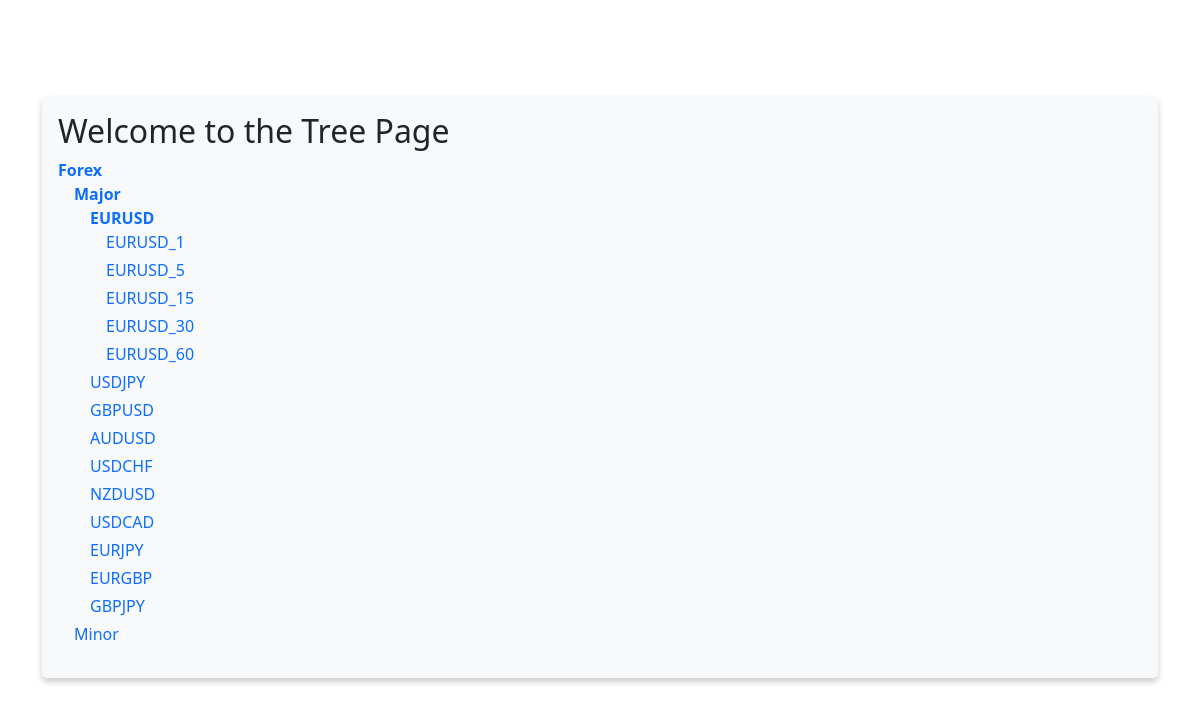
/tree_menu/?&main_menu=973, run on the app's committed database.
### tree_menu/models.py (models this page shows, shortened)
class MenuItem(models.Model):
    title = models.CharField(max_length=255, verbose_name='Menu item title')
    slug = models.SlugField(max_length=255, verbose_name="Menu item slug")
    menu = models.ForeignKey(
        Menu, blank=True, related_name='items', on_delete=models.CASCADE
    )
    parent = models.ForeignKey(
        'self', blank=True, null=True, related_name='childrens', on_delete=models.CASCADE
    )
    class Meta:
        verbose_name = 'Menu item'
        verbose_name_plural = 'Menu items'

### tree_menu/views.py (the view)
# urls.py: path('tree_menu/', IndexPageView.as_view(), name='index')
class IndexPageView(TemplateView):
    template_name = "tree_menu/index.html"
    def get_context_data(self, **kwargs) -> dict:
        context = super().get_context_data(**kwargs)
        context['menu'] = Menu.objects.filter(slug='main_menu').first()
        return context
    def get(self, request: HttpRequest, *args, **kwargs) -> HttpResponse:
        response = super().get(request, *args, **kwargs)
        print("Number of database queries: ", len(connection.queries))
        return response

### tree_menu/templatetags/draw_menu.py (called while the page is built)
def build_querystring(context: Context, menu: str) -> str:
    querystring_args = []
    for key in context['request'].GET:
        if key != menu:
            querystring_args.append(f"{key}={context['request'].GET[key]}")
    querystring = '&'.join(querystring_args)
    return querystring

def get_child_items(items_values, current_item_id, selected_item_id_list):
    item_list = [item for item in items_values.filter(parent_id=current_item_id)]
    for item in item_list:
        if item['id'] in selected_item_id_list:
            item['child_items'] = get_child_items(items_values, item['id'], selected_item_id_list)
    return item_list

def get_selected_item_id_list(parent: MenuItem, primary_item: List[MenuItem], selected_item_id: int) -> List[int]:
    selected_item_id_list = []
    while parent:
        selected_item_id_list.append(parent.id)
        parent = parent.parent
    if not selected_item_id_list:
        for item in primary_item:
            if item.id == selected_item_id:
                selected_item_id_list.append(selected_item_id)
    return selected_item_id_list

### templates/tree_menu/index.html (shortened to what this page needs)
{% extends 'base.html' %}
{% load draw_menu %}
{% block content %}
<h2> Welcome to the Tree Page </h2>
{% if menu %}
    {% draw_menu 'main_menu' %}
{% else %}
    <p>Меню не найдено.</p>
{% endif %}
{% endblock %}

### templates/tree_menu/tree_menu.html
<ul class="list-unstyled">
    {% for item in items %}
        <li class="mb-1">
            <a href="?{{ other_querystring }}&{{ menu }}={{ item.id }}" class="text-decoration-none {% if item.child_items %}fw-bold{% endif %}">{{ item.title }}</a>
            {% with item.child_items as children %}
                {% if children %}
                    <ul class="list-unstyled ms-3">
                        {% include 'tree_menu/tree_menu.html' with items=children menu=menu other_querystring=other_querystring %}
                    </ul>
                {% endif %}
            {% endwith %}
        </li>
    {% endfor %}
</ul>

### templates/base.html (style rules this page uses)
body { padding-top: 5rem; }

### data on the page
MenuItem: title "Forex"
MenuItem: title "Major"
MenuItem: title "EURUSD"
MenuItem: title "EURUSD_1"
MenuItem: title "EURUSD_5"
MenuItem: title "EURUSD_15"
MenuItem: title "EURUSD_30"
MenuItem: title "EURUSD_60"
MenuItem: title "USDJPY"
MenuItem: title "GBPUSD"
MenuItem: title "AUDUSD"
MenuItem: title "USDCHF"
MenuItem: title "NZDUSD"
MenuItem: title "USDCAD"
MenuItem: title "EURJPY"
MenuItem: title "EURGBP"
MenuItem: title "GBPJPY"
MenuItem: title "Minor"
